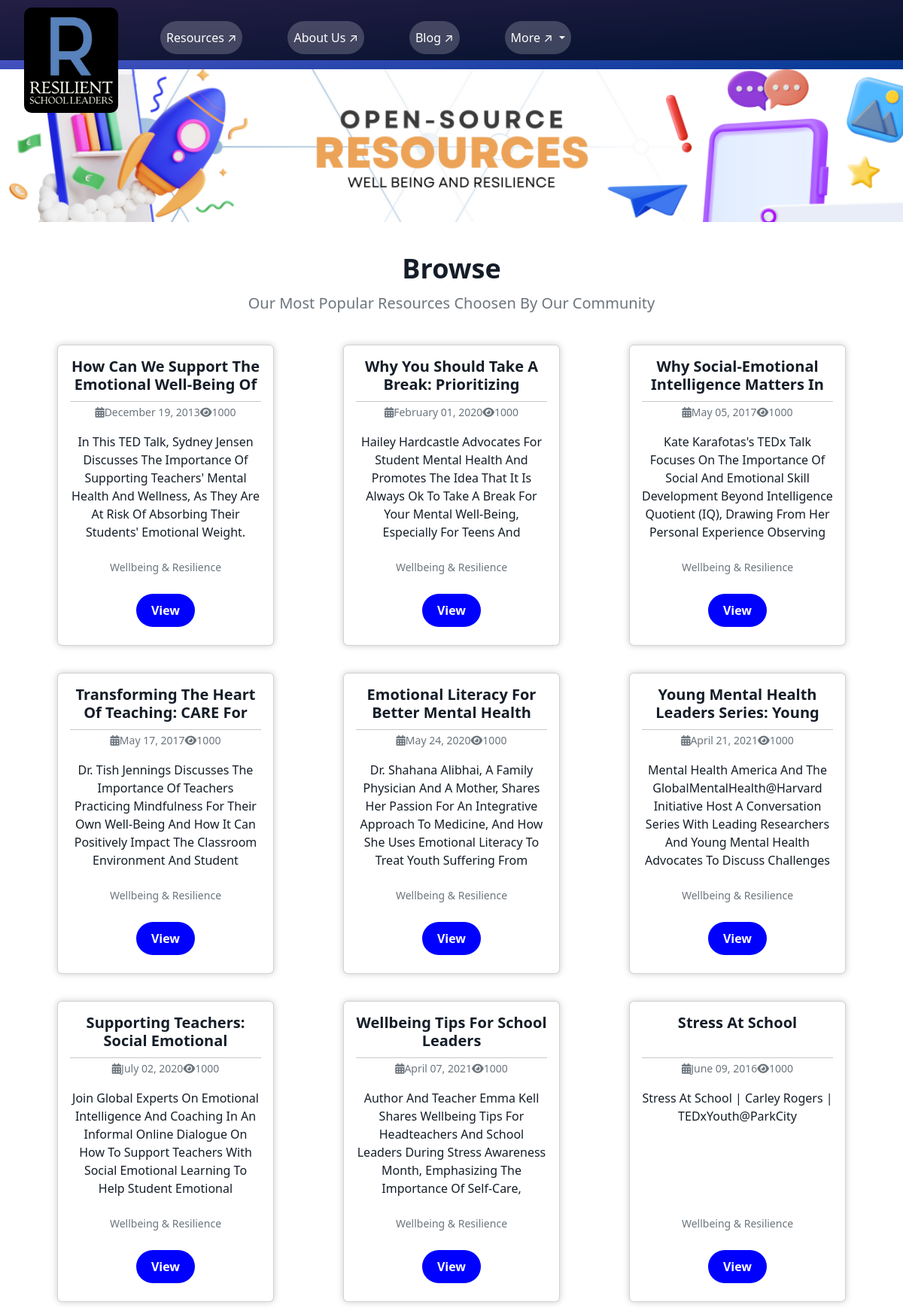
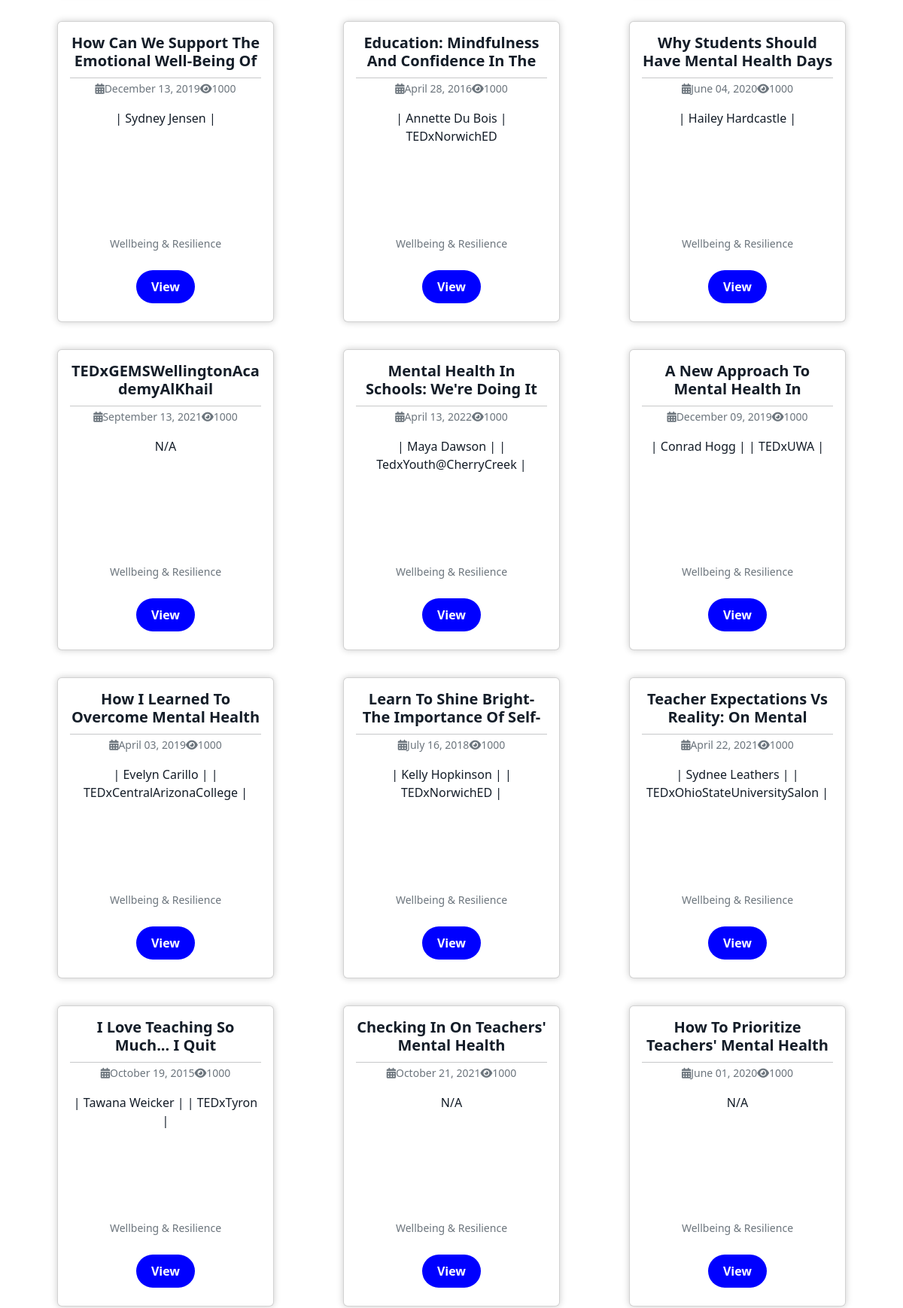
Page /resources/wellbeing_resilience/ (upper part) on the committed database (2 pictures, top to bottom).
### resources/models.py (models this page shows, shortened)
class Resource(models.Model):
    title = models.CharField(max_length=250)
    image = models.ImageField(upload_to='media/', default='C:/Users/dmaso/OneDrive/Desktop/R_School_Leaders/resilient_school_leaders/static/media/card-1.jpg')
    description = models.TextField()
    url = models.URLField()
    category = models.ForeignKey(Category, on_delete=models.CASCADE)
    date_published = models.DateField()

class Category(models.Model):
    category_name = models.CharField(max_length=100)
    category_image = models.ImageField(upload_to="media/", default='C:/Users/dmaso/OneDrive/Desktop/R_School_Leaders/resilient_school_leaders/static/media/card-1.jpg')
    class Meta:
        verbose_name_plural = "Categories"

### resources/views.py (the view)
# urls.py: path("wellbeing_resilience/", views.wellbeing_resilience, name="wellbeing_resilience"),
def wellbeing_resilience(request):
    category = get_object_or_404(Category, category_name="Wellbeing & Resilience")
    resources = Resource.objects.filter(category=category)
    return render(request, "resources/wellbeing_resilience.html", {'category':category, 'resources':resources})

### resources/templates/resources/wellbeing_resilience.html (shortened to what this page needs)
{% extends 'resources/base.html' %}
{% load static %}
{% block head %}
    <link rel="stylesheet" href="{% static 'css/all_resources_styles.css' %}">
{% endblock %}
{% block content %}
    <section class="hero" style="background: linear-gradient(to bottom right, #7a65e4, #023892);position: relative;">
    </section>
    <section class="header-info" id="header-info">
        <div class="container-fluid p-0">
        <img src="{% static 'media/Wellbing-Hero.png' %}" alt="Hero Image" class="img" style="width:100%">
        </div>
    </section>
    <section class="category">
        <div>
            <div class="row">
                <div class="text-center">
                    <h2 class="header-title">Browse</h2>
                    <p class="lead text-muted header-description">Our most popular resources choosen by our community</p>
                </div>
            </div>
        </div>
        <div class="container mt-4">
            <div class="row my_row">
                {% for resource in resources %}
                <div class="col-md-4 my_col_md_4 mb-3">
                    <div class="card" style="width: 18rem;height:400px;margin-bottom:20px;">
                        <div class="card-body text-center" style="overflow:hidden;height:200px;">
                            <h5 class="card-title" style="height:50px;overflow:hidden;">{{ resource.title }}</h5>
                            <hr style="margin-top:0.1px;margin-bottom:0.2px;">
                            <p class="card-text"><small class="text-muted"><i class="fas fa-calendar-alt"></i>{{ resource.date_published|date:"F d, Y" }}<i class="fas fa-eye"></i>1000</small></p>
                            <p class="card-text" style="height:150px;overflow:hidden;">{{ resource.description|slice:":300" }}</p>
                            <p class="card-text"><small class="text-muted">{{ resource.category.category_name }}</small></p>
                            <a href="{{ resource.url }}" class="card-link" style="display:inline-block;padding:10px 20px;background-color:blue;color:#fff;border-radius:50px;text-decoration:none;font-size:16px;font-weight:bold;text-align:center;margin-top:0.5rem;">View</a>
                        </div>
                    </div>
                </div>
                {% empty %}
                <p>No resources found.</p>
                {% endfor %}
            </div>
        </div>
    </section>
{% endblock %}

### static/css/all_resources_styles.css (style rules this page uses)
:root { --color-primary: #5683BC; --color-secondary: #A73F5F; --color-black: #141d28; --color-white: #ffffff; }
* { margin: 0; padding: 0; box-sizing: border-box; outline: none; border: none; text-decoration: none; text-transform: capitalize; }
html { overflow-x: hidden; }
body { font-family: Montserrat; }
.hero { position: relative; width:100vw; height:11.5vh; display: flex; justify-content: center; align-items: center; background-size: cover; background-repeat: no-repeat; }
.hero::before { content: ""; position: absolute; top: 0; left: 0; width: 100%; height: 100%; background-position: center; filter: brightness(70%); }
.header-title { font-size: 36px; font-weight: bold; color: var(--color-black); margin-bottom: 10px; }
.header-description { font-size: 18px; color: var(--color-black); }
.category { padding: 40px 0; }
.container { max-width: 1200px; margin: 0 auto; padding: 0 15px; }
.my_row { display: flex; flex-wrap: wrap; justify-content: center; align-items: center; margin: 0 -10px; min-height: 100vh; }
.my_col_md_4 { display: flex; justify-content: center; }
.card { width: 100%; height: 100%; border-radius: 10px; box-shadow: 0 0 10px rgba(0, 0, 0, 0.2); overflow: hidden; }
.card-body { padding: 20px; }
.card-title { font-size: 20px; font-weight: 600; margin-bottom: 10px; color: var(--color-black); }
.card-text { font-size: 16px; color: var(--color-black); }
.card-link { display: inline-block; padding: 10px 20px; background-color: var(--color-secondary); color: var(--color-white); border-radius: 50px; text-decoration: none; font-size: 16px; font-weight: bold; text-align: center; margin-top: 0.5rem; transition: background-color 0.3s ease, transform 0.3s ease; }

### rows in the picture
Resource: title "How Can We Support The Emotional Well-Being Of…", date_published "December 19, 2013", description "In This TED Talk, Sydney Jensen Discusses The Importance Of Supporting Teachers' Mental Health And Wellness, As They Are At Risk Of Absorbing Their Students' Emotional Weight.", category.category_name "Wellbeing & Resilience"
Resource: title "Why You Should Take A Break: Prioritizing…", date_published "February 01, 2020", description "Hailey Hardcastle Advocates For Student Mental Health And Promotes The Idea That It Is Always Ok To Take A Break For Your Mental Well-Being, Especially For Teens And…", category.category_name "Wellbeing & Resilience"
Resource: title "Why Social-Emotional Intelligence Matters In…", date_published "May 05, 2017", description "Kate Karafotas's TEDx Talk Focuses On The Importance Of Social And Emotional Skill Development Beyond Intelligence Quotient (IQ), Drawing From Her Personal Experience Observing…", category.category_name "Wellbeing & Resilience"
Resource: title "Transforming The Heart Of Teaching: CARE For…", date_published "May 17, 2017", description "Dr. Tish Jennings Discusses The Importance Of Teachers Practicing Mindfulness For Their Own Well-Being And How It Can Positively Impact The Classroom Environment And Student…", category.category_name "Wellbeing & Resilience"
Resource: title "Emotional Literacy For Better Mental Health", date_published "May 24, 2020", description "Dr. Shahana Alibhai, A Family Physician And A Mother, Shares Her Passion For An Integrative Approach To Medicine, And How She Uses Emotional Literacy To Treat Youth Suffering From…", category.category_name "Wellbeing & Resilience"
Resource: title "Young Mental Health Leaders Series: Young…", date_published "April 21, 2021", description "Mental Health America And The GlobalMentalHealth@Harvard Initiative Host A Conversation Series With Leading Researchers And Young Mental Health Advocates To Discuss Challenges…", category.category_name "Wellbeing & Resilience"
Resource: title "Supporting Teachers: Social Emotional…", date_published "July 02, 2020", description "Join Global Experts On Emotional Intelligence And Coaching In An Informal Online Dialogue On How To Support Teachers With Social Emotional Learning To Help Student Emotional…", category.category_name "Wellbeing & Resilience"
Resource: title "Wellbeing Tips For School Leaders", date_published "April 07, 2021", description "Author And Teacher Emma Kell Shares Wellbeing Tips For Headteachers And School Leaders During Stress Awareness Month, Emphasizing The Importance Of Self-Care,…", category.category_name "Wellbeing & Resilience"
Resource: title "Stress At School", date_published "June 09, 2016", description "Stress At School | Carley Rogers | TEDxYouth@ParkCity", category.category_name "Wellbeing & Resilience"
Resource: title "How Can We Support The Emotional Well-Being Of…", date_published "December 13, 2019", description "| Sydney Jensen |", category.category_name "Wellbeing & Resilience"
Resource: title "Education: Mindfulness And Confidence In The…", date_published "April 28, 2016", description "| Annette Du Bois | TEDxNorwichED", category.category_name "Wellbeing & Resilience"
Resource: title "Why Students Should Have Mental Health Days", date_published "June 04, 2020", description "| Hailey Hardcastle |", category.category_name "Wellbeing & Resilience"
Resource: title "TEDxGEMSWellingtonAcademyAlKhail", date_published "September 13, 2021", description "N/A", category.category_name "Wellbeing & Resilience"
Resource: title "Mental Health In Schools: We're Doing It…", date_published "April 13, 2022", description "| Maya Dawson | | TedxYouth@CherryCreek |", category.category_name "Wellbeing & Resilience"
Resource: title "A New Approach To Mental Health In…", date_published "December 09, 2019", description "| Conrad Hogg | | TEDxUWA |", category.category_name "Wellbeing & Resilience"
Resource: title "How I Learned To Overcome Mental Health…", date_published "April 03, 2019", description "| Evelyn Carillo | | TEDxCentralArizonaCollege |", category.category_name "Wellbeing & Resilience"
Resource: title "Learn To Shine Bright-The Importance Of…", date_published "July 16, 2018", description "| Kelly Hopkinson | | TEDxNorwichED |", category.category_name "Wellbeing & Resilience"
Resource: title "Teacher Expectations Vs Reality: On Mental…", date_published "April 22, 2021", description "| Sydnee Leathers | | TEDxOhioStateUniversitySalon |", category.category_name "Wellbeing & Resilience"
Resource: title "I Love Teaching So Much... I Quit", date_published "October 19, 2015", description "| Tawana Weicker | | TEDxTyron |", category.category_name "Wellbeing & Resilience"
Resource: title "Checking In On Teachers' Mental Health", date_published "October 21, 2021", description "N/A", category.category_name "Wellbeing & Resilience"
Resource: title "How To Prioritize Teachers' Mental Health", date_published "June 01, 2020", description "N/A", category.category_name "Wellbeing & Resilience"
